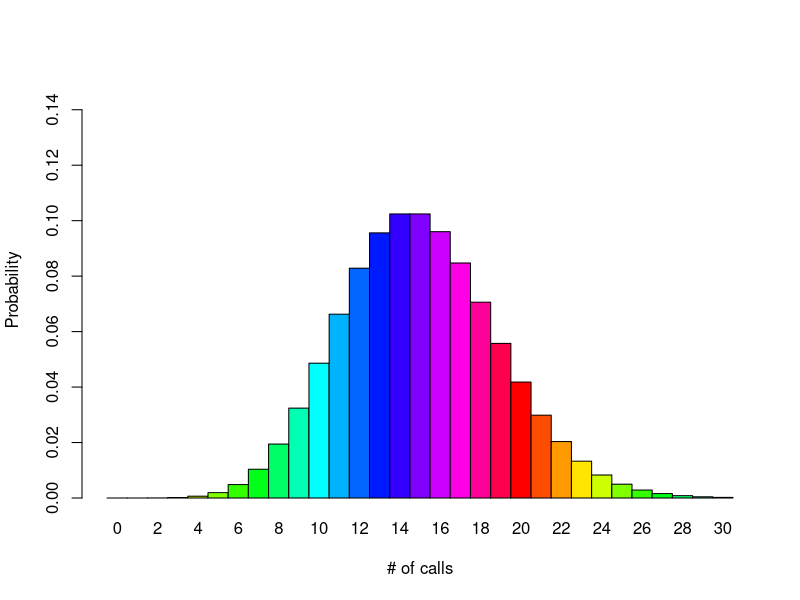
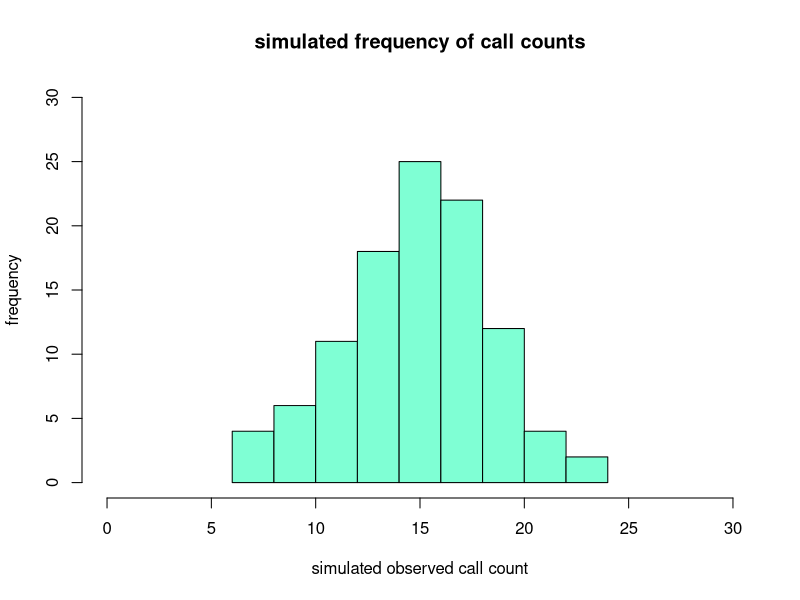

Generate these figures, in order, with R:
## ---- chunk 1
ppois(16, lambda=12)   # lower tail 
#[1] 0.89871
#Hence the probability of having seventeen or more cars crossing the bridge in a minute is in the upper tail of the probability density function.

ppois(16, lambda=12, lower=FALSE)   # upper tail 
#[1] 0.10129
#Answer: If there are twelve cars crossing a bridge per minute on average, the probability of having seventeen or more cars crossing the bridge in a particular minute is 10.1%.
## ---- chunk 2
round(ppois(8, lambda=15, lower.tail=FALSE), 3)
## ---- chunk 3
round(ppois(0, lambda=15),7)
## ---- chunk 4
round(dpois(3, lambda=15),5) #dpois is exact while ppois is with tail
## ---- chunk 5
barplot(dpois(x=0:30, lambda=15), ylim=c(0,0.15), space=0, names.arg=0:30, ylab="Probability", xlab="# of calls", col=rainbow(20))
## ---- chunk 6
sim<-rpois(n=104, lambda=15)
hist(sim, ylim=c(0,30), xlim=c(0,30), ylab="frequency", xlab="simulated observed call count", main="simulated frequency of call counts", col="aquamarine") 
